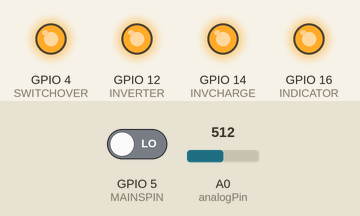
Recording of a sketch running on a simulated ESP8266 (NodeMCU). Parts: output pins drawn as LEDs (lit = HIGH). The inputs (shaded band) are chosen by the test bench; at power-on: A0 (analogPin) = 512, GPIO 5 (MAINSPIN) LOW. WiFi joins after 1.5 s; servers stay silent unless stated; uploads are accepted with an empty reply; what the sketch prints to the serial monitor is not drawn.

Above: at 4.2 s.
4.3 s: A0 (analogPin) set to 994
10.5 s: A0 (analogPin) set to 1019
At 13.0 s:
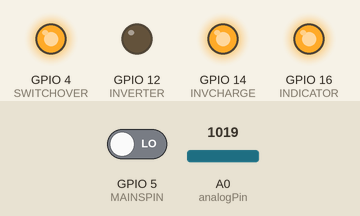
At 16.8 s:
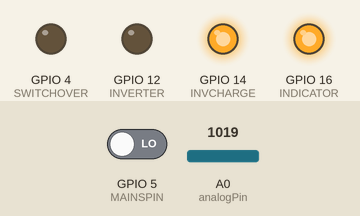
17.6 s: GPIO 5 (MAINSPIN) driven HIGH
At 27.15 s:
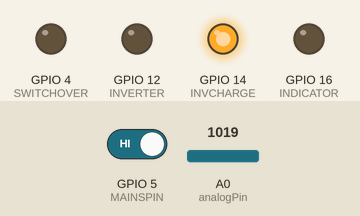
Timing chart, 0 to 27.2 s (numbered marks = the images above; inputs shaded):
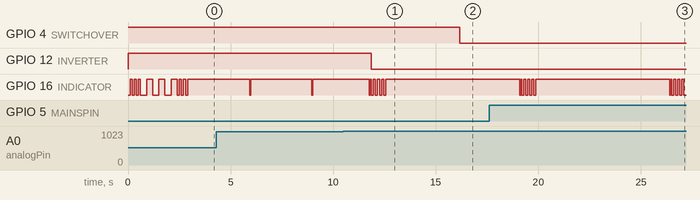

The sketch:

InverterController.ino
```cpp
/* Program for automating an old home inverter */
#include <ESP8266WiFi.h>
#include <ESP8266HTTPClient.h>
#include <ArduinoJson.h>
using namespace std;

#define analogPin A0 // Analog Pin of ESP8266 : ADC0 = A0
#define MAINSPIN 5 //GPIO on which Mains Powersupply will be checked (for older board PIN 4 & 5 was on reverse roles)
#define SWITCHOVER 4 //Switch load to Inverter
#define INVERTER 12  //Power "ON" the inverter (Swith on the inverter)
#define INVCHARGE 14  //Switch on the inverter charging.
#define INDICATOR 16  //Default is LED_BUILTIN (2)
#define PWRON 0x0  //Better to use Low as Power On
#define PWROFF 0x1 //Power "OFF" is high
#define VOLTREADING 72.14  //Reading corresponds to 1 volt. This may change based on the circuit assembly.
//How to calculate : Supply 14v to the setepdown converter and divide the reading by 14

/*WiFi credentials*/
#define ssid "ocean"
#define password "20010604"
//const char* apiURL = "/macros/s/AKfycbwNhKo1tLQVTMt_UgvkwDQYg8n9bMTByq5WlNAPc6QHVNFshR4gSqTRmnzACF3tjvDq8w/exec";  //--APIv3
const char* apiURL = "/macros/s/AKfycbwRcAb0-1mbDtH8b0w4-32zdNcS6t5wdM-qtMfpTkQAl-AU0uZVyHicoXirVuLp_AP1WA/exec";  //--APIV4

int loopCnt=0;
int strtLoop = -200;
int BattVolt = 0;  // Curren tBattery voltage, Variable to store Output of ADC
int MainsState = 0; // Mains supply status, By deafult, Mains is there "0", "1" means power went
int PrevBattVolt = 0;  //Previous Known battery voltage in ADC. So integer
int PrevMainsState = 0;  //Previous Known Mains status, 0 = Mains available 1 = Mains gone
double TrgrVolt=14;
bool invPwerOn = true;  //Switch on the inverter if power goes
bool batChrgOn = false; //Charge battery from mains.
int outpins[]={SWITCHOVER,INVERTER,INVCHARGE,INDICATOR};

BearSSL::WiFiClientSecure client;
HTTPClient https;

/* Generic blink function. Blink LED cnt times with delay of dly */
void blink(int cnt = 3,int dly = 100) {
  for (int i=0; i<cnt; i++){
  digitalWrite(INDICATOR, PWRON);
  delay(dly);
  digitalWrite(INDICATOR, PWROFF);
  delay(dly);
  }
}

void setup()
{
  Serial.begin(115200); /* Initialize serial communication at 115200 */
  for (auto pin : outpins) {  //Initialize all output pins and turn it off by default
    pinMode(pin, OUTPUT);
    digitalWrite(pin, PWROFF);
  }
  pinMode(MAINSPIN, INPUT); //The only digital input pin for checking whether AC is available.
  blink();
  WiFi.mode(WIFI_STA); //Explicitly set the ESP8266 to be a WiFi-client, otherwise, it by default,would try to act as both a client and an access-point and could cause network-issues with your other WiFi-devices on your WiFi-network.
  WiFi.begin(ssid, password);

  while (WiFi.status() != WL_CONNECTED) {
    blink(1,300);
    Serial.print(".");
  }
  Serial.println("");
  Serial.println("WiFi connected. IP address:");
  Serial.println(WiFi.localIP());
  client.setInsecure();
  https.setFollowRedirects(HTTPC_FORCE_FOLLOW_REDIRECTS);
  blink();  //Three blinks to indicate that the setup is over.
}

//Take Readings and decide whether to switch on / off the inverter
void checkMainsnVoltage(){
  BattVolt = analogRead(analogPin); // Read the Analog Input value for checking the battery voltage
  MainsState = digitalRead(MAINSPIN);  //Check the mains status
  if(invPwerOn && BattVolt > VOLTREADING*11.5 && (MainsState == 1 || BattVolt > VOLTREADING*TrgrVolt )){  //inverter can be switched on, if the power goes or battery volage increases
    if (BattVolt > VOLTREADING*TrgrVolt) strtLoop = loopCnt;
    //Serial.println("Switch on Inverter");
    digitalWrite(INVERTER,PWRON); //Switchon inverter
    blink(4,100);
    delay(3500);//Wait for 3.5 seconds for inverter to startup
    digitalWrite(SWITCHOVER,PWRON); //Switchover the load to the inverter
  }else if ( loopCnt-strtLoop > 200 && BattVolt < VOLTREADING*13.2 ) { //Power is available
    digitalWrite(SWITCHOVER,PWROFF); //Switchover to mains
    //blink(1,100);
    digitalWrite(INVERTER, PWROFF); //Switch-off Inverter
  }else{
    printf("Inverter goes off in another %d loop\n", 200 - (loopCnt-strtLoop));
  }
}

void chargeInveter(){
  if (batChrgOn) digitalWrite(INVCHARGE, PWRON);
  else digitalWrite(INVCHARGE, PWROFF);
}

void loop()
{
  loopCnt++;
  checkMainsnVoltage();  //The main function to trigger the inveter
  chargeInveter(); //Decide whether to charge the battery using inverter
  Serial.printf("GLOBAL invPwerOn : %s , batChrgOn : %s , TrgrVolt : %f \n", invPwerOn ? "true" : "false",batChrgOn ? "true" : "false",TrgrVolt);
  Serial.printf("Cur.Batt.Volt = (%d) %fv, Mains is %s \n",BattVolt,BattVolt/VOLTREADING, MainsState == 0 ? "Available" : "Not Available");
  if ( abs(PrevBattVolt - BattVolt) > 10 ){
    updateBattVoltage(BattVolt);
  }
  if (PrevMainsState != MainsState) {
    updateMainsState(MainsState);
  }
  if (loopCnt % 10 == 0){
    Serial.println("Getting Status using API");
    getAPIupdates();
  }

  delay(2700);
  //wifi_fpm_do_sleep(10000);
  blink(1,50);
}

int updateBattVoltage(int volt){
 PrevBattVolt=volt;
 //Item=2, Status=volt, Write
 char buffer[10];
 sprintf(buffer,"%.1f",volt/VOLTREADING);
 Serial.printf("updateBattVoltage is called with VoltADC:%d and calculated voltage is %s",volt,buffer);
 communicateToAPI(2,buffer,'W');
 return 0;
}

int updateMainsState(int MainsState){
  PrevMainsState = MainsState;
  if (MainsState == 1) communicateToAPI(1,"OFF",'W');
  else communicateToAPI(1,"ON",'W');
  return 0;
}

int getAPIupdates(){
  //Just pass a dummy status "x" and invoke API Read
  communicateToAPI(1,"x",'R');
  return 0;
}

int communicateToAPI(int item,const char * stat,char RW){
  char strURL[150];  //The final formatted string URL to send to the API server
  char charArr[5];
  strcpy(strURL, apiURL);
  strcat(strURL,"?item=");
  sprintf(charArr, "%d", item);
  strcat(strURL,charArr);
  strcat(strURL,"&action=");
  sprintf(charArr, "%c", RW);
  strcat(strURL,charArr);
  strcat(strURL,"&val=");
  strcat(strURL,stat);
  Serial.println(strURL);
  if (https.begin(client,"script.google.com",443, strURL,true)){
      Serial.print("[HTTPS] GET...\n");
      int httpCode = https.GET(); // start connection and send HTTP header
      if (httpCode > 0) {         // httpCode will be negative on error
        Serial.printf("[HTTPS] GET... code: %d\n", httpCode); // HTTP header has been send and Server response header has been handled
        if (httpCode == HTTP_CODE_OK || httpCode == HTTP_CODE_MOVED_PERMANENTLY) {  // file found at server
          String payload = https.getString();
          Serial.println(payload);
          JsonDocument jdoc;
          DeserializationError error = deserializeJson(jdoc, payload);
          if (error) {
            Serial.print(F("deserializeJson() failed: "));
            Serial.println(error.f_str());
            return -1;
          }
          TrgrVolt = jdoc["TrgrVolt"];
          invPwerOn = (jdoc["inv"] == "ON") ? true : false;
          batChrgOn = (jdoc["batChrg"] == "ON") ? true : false;
        }
      } else {
        Serial.printf("[HTTPS] GET... failed, error: %s\n", https.errorToString(httpCode).c_str());
      }
      https.end();
  } else {
      Serial.printf("[HTTPS] Unable to connect\n");
  }
  return 0;
}
```

Measured:
- the behaviour switches between 1009 and 1010 on A0 (analogPin) (found by bisection; images 0 and 1)
- after the input at 10.5 s, GPIO 4 (SWITCHOVER): HIGH → LOW after 5.7 s; GPIO 12 (INVERTER): HIGH → LOW after 1.4 s; GPIO 16 (INDICATOR): alternates HIGH for 0.10 s and LOW for 0.10 s, 8 changes in all, then stays HIGH, starting after 1.4 s
- by itself, GPIO 16 (INDICATOR): alternates HIGH for 3.0 s and LOW for 0.05 s
